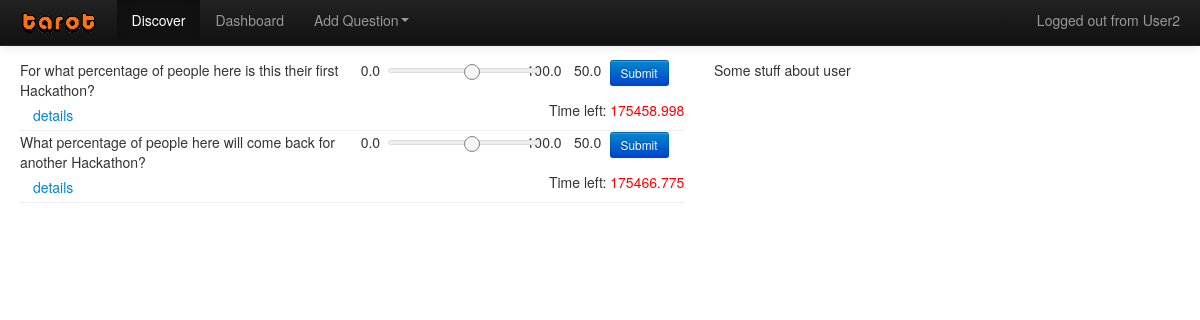
Screenshot of / (signed in) with the database file from the repository.
### app/models.py (models this page shows)
class Question(models.Model):
	text = models.CharField(max_length=140)
	description = models.CharField(max_length=1000)
	timeStart = models.DateTimeField(auto_now=True)
	timeEnd = models.DateTimeField()
	minValue = models.FloatField()
	maxValue = models.FloatField()
	upvote = models.IntegerField(default= 0, null=True, blank=True)
	downvote = models.IntegerField(default= 0, null=True, blank=True)

### app/views.py (the view)
# urls.py: url(r'^$', 'app.views.discover'),
@login_required
def discover(request):
    context = { 'page': 'discover' }
    user = QUser.objects.filter(username=request.user.username)[0]
    questionsObj = Question.objects.all()
    questions = []
    for question in questionsObj:
        midvalue = (question.maxValue - question.minValue)/2
        tr = question.timeEnd - timezone.now()
        timeremaining = str(tr.total_seconds())
        questions.append( {'question': question, 'timeremaining': timeremaining, 'midvalue': midvalue} )
    context['questions'] = questions
    return render(request, 'pages/discover.html', context)

### app/templates/pages/discover.html (shortened to what this page needs)
{% extends 'pages/base.html' %}
{% block content %}
<div class="row-fluid">
	<div class="span7 timeline">
		<section id="timeline">
			{% for question in questions %}
				{% include 'types/question.html' %}
			{% endfor%}
		</section>
	</div>
	<div class="span5 userdetails">
		<section>
			Some stuff about user
		</section>
	</div>
</div>
{% endblock %}

### app/templates/types/navbar.html (shortened to what this page needs)
    <div class="navbar navbar-inverse navbar-fixed-top">
      <div class="navbar-inner">
        <div class="container-fluid">
          <a class="brand" href="/">
            <img class="nav-img" src="{{ STATIC_URL }}/resources/tarot.png" alt="Tarot">
          </a>
          <div class="nav-collapse collapse">
            <p class="navbar-text pull-right">
              <a href="#" class="navbar-link logout">Logged out</a> from {{ user.username }}
            </p>
            <ul class="nav">
              <li {% if page == 'discover' %}class='active'{% endif %}><a href="#">Discover</a></li>
              <li {% if page == 'dashboard'%}class='active'{% endif %}><a href="#">Dashboard</a></li>
              <li class="dropdown">
                <a href="#" class="dropdown-toggle" data-toggle="dropdown">Add Question<b class="caret"></b></a>
              </li>
            </ul>
          </div>
        </div>
      </div>
    </div>

### app/templates/types/question.html
<div class="question">
	<div class="row-fluid">
		<div class="question-text span6">
			{{ question.question.text }}
		</div>
		<div class="question-voter span6">
			<div class="row-fluid">
				<div class="minvalue span1">
					{{ question.question.minValue }}
				</div>
				<div class="qvalue span5">
					<div id="scrollbar" class="ui-slider">
						<a href="#" class="ui-slider-handle" style="left: 50%;">
						</a>
					</div>
				</div>
				<div class="maxvalue span1">
					{{ question.question.maxValue }}
				</div>
				<div class="span2 curvalue">
					{{ question.midvalue }}
				</div>
				<div class="thebutton span3">
					<button class="btn btn-small btn-primary" type="button" data-loading-text="Loading..."> Submit </button>
				</div>
			</div>
		</div>
	</div>
	<div class="row-fluid">
		<div class="span4">
			<button class="btn btn-link"> details </button>
		</div>
		<div class="countdown offset4 span4">
			Time left:
			<span class="counter">
				{{ question.timeremaining }}
			</span>
		</div>
	</div>
	<hr>
</div>

### app/static/css/hackweek.css (style rules this page uses)
.minvalue, .curvalue { text-align: right; }
.ui-slider { background-color: rgb(238, 238, 238); border-radius: 4px; border-color: rgb(221,221,221); border-style: solid; border-width: 1px; color: rgb(51, 51, 51); height: 3px; position: absolute; text-align: left; width: 150px; margin-top: 8px; }
.ui-slider-handle { background-color: rgb(245, 245, 245); background-size: auto; border-color: rgb(130, 130, 130); border-bottom-style: solid; border-left-style: solid; border-right-style: solid; border-top-style: solid; border-width: 1px 1px 1px 1px; border-radius: 10px; color: rgb(255, 255, 255); cursor: default; position: absolute; top: -5.28000020980835px; width: 14px; height: 14px; }
.countdown { text-align: right; }
.counter { color: red; }
hr { margin: 0px; }
body { padding-top: 60px; padding-bottom: 40px; }
.nav-img { height: 24px; }

### rows the page displays
Question: question.text "For what percentage of people here is this their first Hackathon?", question.minValue "0.0", question.maxValue "100.0", midvalue "50.0", timeremaining "175458.998"
Question: question.text "What percentage of people here will come back for another Hackathon?", question.minValue "0.0", question.maxValue "100.0", midvalue "50.0", timeremaining "175466.775"

### other values shown
{{ user.username }} "User2"
